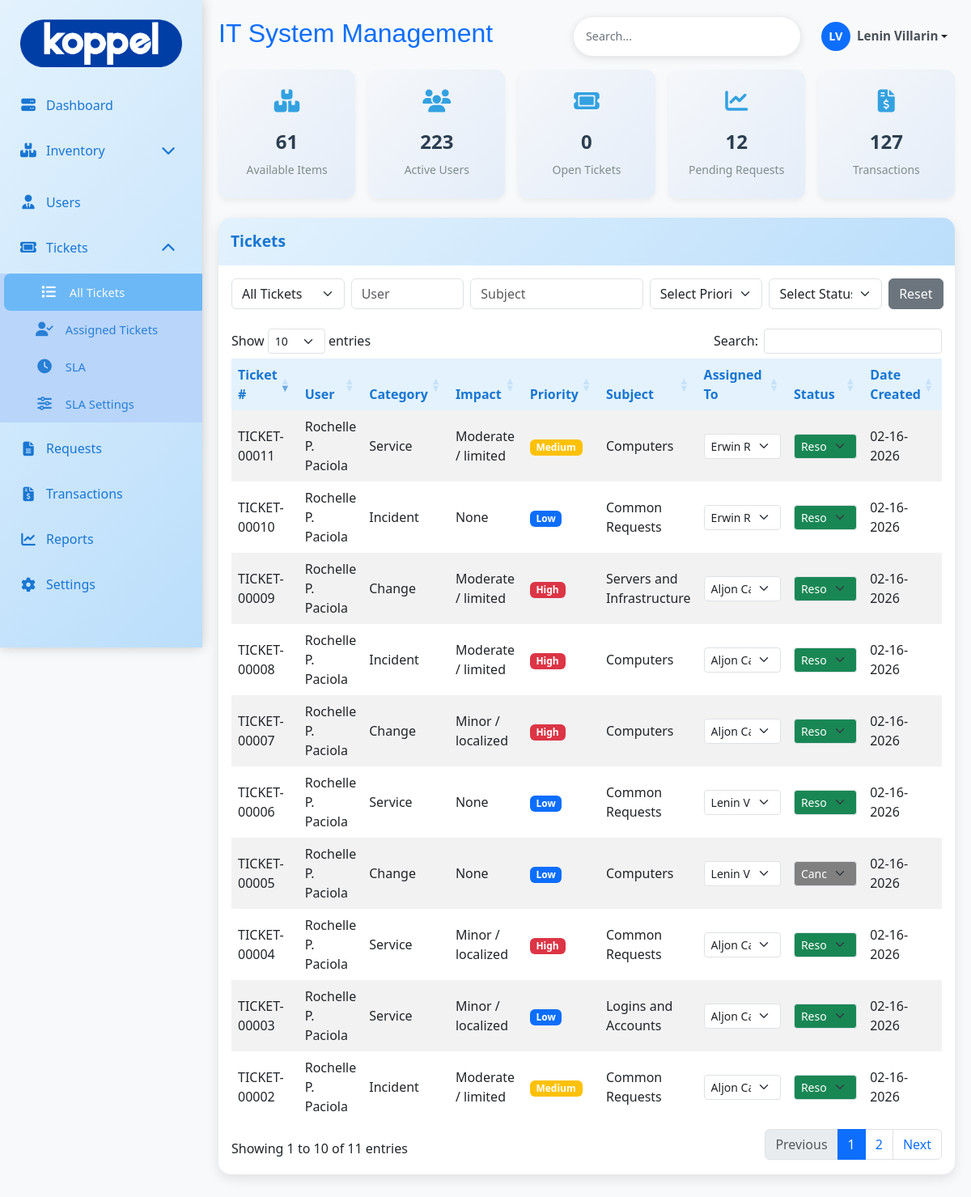
/admin/tickets.php (signed in), run on the app's committed database.
### tables this page shows
CREATE TABLE `ticket_tb` (
  `ticket_id` int(11) NOT NULL,
  `ticket_number` varchar(20) DEFAULT NULL,
  `user_id` int(11) DEFAULT NULL,
  `fullname` varchar(100) DEFAULT NULL,
  `email` varchar(100) DEFAULT NULL,
  `company` varchar(100) DEFAULT NULL,
  `department` varchar(100) DEFAULT NULL,
  `priority` varchar(50) NOT NULL,
  `urgency` varchar(50) NOT NULL,
  `impact` varchar(70) NOT NULL,
  `ticket_category` varchar(20) DEFAULT NULL,
  `subject` varchar(255) DEFAULT NULL,
  `subject_details` varchar(200) DEFAULT NULL,
  `issue` text DEFAULT NULL,
  `status` varchar(20) DEFAULT 'open',
  `date_created` timestamp NOT NULL DEFAULT current_timestamp(),
  `assigned_to` int(11) NOT NULL
);

CREATE TABLE `user_tb` (
  `user_id` int(11) NOT NULL,
  `emp_id` varchar(50) NOT NULL,
  `fullname` varchar(150) NOT NULL,
  `position` varchar(100) NOT NULL,
  `email` varchar(150) DEFAULT NULL,
  `department` varchar(100) DEFAULT NULL,
  `company` varchar(50) NOT NULL,
  `area` varchar(150) NOT NULL,
  `user_type` varchar(30) NOT NULL,
  `date_hired` timestamp NOT NULL DEFAULT current_timestamp() ON UPDATE current_timestamp(),
  `date_resigned` varchar(100) DEFAULT NULL,
  `created_at` timestamp NOT NULL DEFAULT current_timestamp(),
  `password` varchar(255) DEFAULT NULL,
  `is_active` tinyint(1) NOT NULL DEFAULT 1,
  `reset_token` varchar(255) DEFAULT NULL,
  `reset_token_expiry` datetime DEFAULT NULL
);

### admin/tickets.php (the view, shortened to what this page needs)
<?php
include 'db/db.php';
$adminId = $_SESSION['user_id'];
$admins = [];
$adminQuery = "
    SELECT user_id, fullname
    FROM user_tb
    WHERE user_type = 'admin'
    ORDER BY fullname ASC
";
$adminResult = $conn->query($adminQuery);
if ($adminResult && $adminResult->num_rows > 0) {
    while ($row = $adminResult->fetch_assoc()) {
        $admins[] = $row;
    }
}
$sql = "
SELECT
    t.*,
    u.fullname AS user_fullname,
    a.fullname AS assigned_admin
FROM ticket_tb t
LEFT JOIN user_tb u ON t.user_id = u.user_id
LEFT JOIN user_tb a
    ON t.assigned_to = a.user_id
    AND a.user_type = 'admin'
ORDER BY t.ticket_id DESC
";
$result = $conn->query($sql);
?>
<!DOCTYPE html>
<html lang="en">
<head>
<link href="https://cdn.jsdelivr.net/npm/bootstrap@5.3.0/dist/css/bootstrap.min.css" rel="stylesheet">
<link href="https://cdnjs.cloudflare.com/ajax/libs/font-awesome/6.4.0/css/all.min.css" rel="stylesheet">
<link href="asset/css/main.css" rel="stylesheet">
<link href="asset/css/menu.css" rel="stylesheet">
<link href="https://cdn.datatables.net/1.13.6/css/dataTables.bootstrap5.min.css" rel="stylesheet">
</head>
<body>
<div class="sidebar col-md-2" id="sidebar" style="height: 100vh; width: 250px;">
</div>
<div class="main-content" id="mainContent">
<?php include 'header.php'; ?>
<div class="card">
<div class="card-header">
    <span>Tickets</span>
</div>
<div class="card-body table-responsive">
<!-- <div class="d-flex flex-wrap gap-2 mb-3">
    <button class="btn btn-outline-primary status-filter active" data-status="">All</button>
    <button class="btn btn-outline-primary status-filter" data-status="waiting for support">Waiting for Support</button>
    <button class="btn btn-outline-primary status-filter" data-status="waiting for customer">Waiting for Customer</button>
    <button class="btn btn-outline-primary status-filter" data-status="in progress">In Progress</button>
    <button class="btn btn-outline-primary status-filter" data-status="pending">Pending</button>
    <button class="btn btn-outline-primary status-filter" data-status="escalated">Escalated</button>
    <button class="btn btn-outline-primary status-filter" data-status="resolved">Resolved</button>
    <button class="btn btn-outline-primary status-filter" data-status="canceled">Canceled</button>
    <button class="btn btn-outline-primary status-filter" data-status="closed">Closed</button>
</div> -->
<div class="row g-2">
   <div class="col-md-2">
         <select id="assignedFilter" class="form-select">
            <option value="all" selected>All Tickets</option>
        </select>
    </div>
    <div class="col-md-2">
        <input type="text" id="userFilter" class="form-control" placeholder="User">
    </div>
    <div class="col-md-3">
        <input type="text" id="subjectFilter" class="form-control" placeholder="Subject">
    </div>
        <div class="col-md-2">
        <select id="priorityFilter" class="form-select">
            <option value="">Select Priority</option>
        </select>
    </div>
    <div class="col-md-2">
        <select id="statusSelectFilter" class="form-select">
            <option value="">Select Status</option>
        </select>
    </div>
    <div class="col-md-1 d-grid">
        <button id="clearFilters" class="btn btn-secondary">
             Reset
        </button>
    </div>
</div><br>
<table id="ticketsTable" class="table table-hover table-striped">
<thead>
<tr>
    <th>Ticket #</th>
    <th>User</th>
    <th>Category</th>
    <th>Impact</th>
    <th>Priority</th>
    <th>Subject</th>
    <th style="width: 135px;">Assigned To</th>
    <th style="width: 160px;">Status</th>
    <th>Date Created</th>
</tr>
</thead>
<tbody >
<?php while ($ticket = $result->fetch_assoc()): ?>
<tr
    data-ticket-id="<?= $ticket['ticket_id'] ?>"
    data-status="<?= strtolower($ticket['status']) ?>"
    data-assigned="<?= $ticket['assigned_to'] == $adminId ? 'yes' : 'no' ?>">
    <td><?= htmlspecialchars($ticket['ticket_number']) ?></td>
    <td><?= htmlspecialchars($ticket['user_fullname']) ?></td>
    <td><?= ucfirst($ticket['ticket_category']) ?></td>
    <td><?= ucfirst($ticket['impact']) ?></td>
    <td>
        <span class="badge badge-priority-<?= strtolower($ticket['priority']) ?>">
            <?= ucfirst($ticket['priority']) ?>
        </span>
    </td>
    <td><?= htmlspecialchars($ticket['subject']) ?></td>
<td onclick="event.stopPropagation();" style="width:135px;">
    <select class="form-select form-select-sm assign-admin
            <?= empty($ticket['assigned_to']) ? 'select-unassigned' : '' ?>"
            data-ticket-id="<?= $ticket['ticket_id'] ?>"
            data-current="<?= $ticket['assigned_to'] ?>">
        <?php foreach ($admins as $admin): ?>
            <option value="<?= $admin['user_id'] ?>"
                <?= ($ticket['assigned_to'] == $admin['user_id']) ? 'selected' : '' ?>>
                <?= htmlspecialchars($admin['fullname']) ?>
            </option>
        <?php endforeach; ?>
    </select>
</td>
<?php
$statusFlow = [
    'waiting for support' => ['waiting for support','waiting for customer','in progress','escalated','pending','canceled','resolved'],
    'pending' => ['pending','waiting for support','in progress','canceled','resolved'],
    'waiting for customer' => ['waiting for customer','waiting for support','escalated','canceled','resolved'],
    'in progress' => ['in progress','pending','canceled','resolved'],
    'escalated' => ['escalated','in progress'],
    'canceled' => ['canceled','closed', 'reopened'],
    'resolved' => ['resolved','closed', 'reopened'],
    'reopened' => ['reopened','waiting for support','waiting for customer','in progress','escalated','pending','canceled','resolved'],
    'closed' => ['closed']
];
$currentStatus = strtolower($ticket['status']);
$allowedStatuses = $statusFlow[$currentStatus] ?? [$currentStatus];
?>
<td class="status-cell" onclick="event.stopPropagation();" style="width:150px;">
    <select class="form-select form-select-sm status-select status-<?= str_replace(' ', '-', $currentStatus) ?>"
            data-ticket-id="<?= $ticket['ticket_id'] ?>"
            data-current="<?= $currentStatus ?>">
        <?php foreach ($allowedStatuses as $statusOption): ?>
            <option value="<?= $statusOption ?>" <?= $statusOption == $currentStatus ? 'selected' : '' ?>>
                <?= ucwords($statusOption) ?>
            </option>
        <?php endforeach; ?>
    </select>
</td>
    <td><?= date('m-d-Y', strtotime($ticket['date_created'])) ?></td>
</tr>
<?php endwhile; ?>
</tbody>
</table>
</div>
</div>
</div>
</body>
</html>

### admin/asset/css/main.css (style rules this page uses)
:root { --light-blue: #e3f2fd; --medium-blue: #bbdefb; --dark-blue: #90caf9; --accent-blue: #64b5f6; --text-blue: #1976d2; }
body { background-color: #f8f9fa; font-family: 'Segoe UI', Tahoma, Geneva, Verdana, sans-serif; }
.sidebar { background: linear-gradient(135deg, var(--light-blue), var(--medium-blue)); min-height: 100vh; box-shadow: 0 0 15px rgba(0,0,0,0.1); position: fixed; top: 0; left: 0; z-index: 1000; transition: all 0.3s ease; }
.main-content { margin-left: 250px; padding: 20px; transition: margin-left 0.3s ease; }
.card { border: none; border-radius: 15px; box-shadow: 0 5px 15px rgba(0,0,0,0.1); margin-bottom: 10px; background: white; transition: transform 0.3s ease; }
.card-header { background: linear-gradient(135deg, var(--light-blue), var(--medium-blue)); border-bottom: none; padding: 15px; border-radius: 15px 15px 0 0 !important; color: var(--text-blue); font-weight: 600; font-size: 1.2rem; }
.table th { background-color: var(--light-blue); color: var(--text-blue); font-weight: 600; border: none; }
.table td { vertical-align: middle; border: none; }

### admin/tickets.php (style rules this page uses)
.badge-priority-high { background-color: #dc3545; }
.badge-priority-medium { background-color: #ffc107; }
.badge-priority-low { background-color: #0d6efd; }
.status-resolved { background-color: #198754; color: white; }
.status-canceled { background-color: grey; color: white; }

### admin/sidebar.php (style rules this page uses)
.sidebar { height: 100vh; width: 250px; background-color: #212529; overflow-y: auto; overflow-x: hidden; scrollbar-width: none; -ms-overflow-style: none; }

### data on the page
ticket_tb: ticket_number "TICKET-00011", user.fullname "Rochelle P. Paciola", ticket_category "Service", impact "Moderate / limited", priority "Medium", subject "Computers", assigned_to+ticket_id "Erwin R. Gallardo", status+ticket_id "Resolved", date_created "02-16-2026"
ticket_tb: ticket_number "TICKET-00010", user.fullname "Rochelle P. Paciola", ticket_category "Incident", impact "None", priority "Low", subject "Common Requests", assigned_to+ticket_id "Erwin R. Gallardo", status+ticket_id "Resolved", date_created "02-16-2026"
ticket_tb: ticket_number "TICKET-00009", user.fullname "Rochelle P. Paciola", ticket_category "Change", impact "Moderate / limited", priority "High", subject "Servers and Infrastructure", assigned_to+ticket_id "Aljon Cardeno", status+ticket_id "Resolved", date_created "02-16-2026"
ticket_tb: ticket_number "TICKET-00008", user.fullname "Rochelle P. Paciola", ticket_category "Incident", impact "Moderate / limited", priority "High", subject "Computers", assigned_to+ticket_id "Aljon Cardeno", status+ticket_id "Resolved", date_created "02-16-2026"
ticket_tb: ticket_number "TICKET-00007", user.fullname "Rochelle P. Paciola", ticket_category "Change", impact "Minor / localized", priority "High", subject "Computers", assigned_to+ticket_id "Aljon Cardeno", status+ticket_id "Resolved", date_created "02-16-2026"
ticket_tb: ticket_number "TICKET-00006", user.fullname "Rochelle P. Paciola", ticket_category "Service", impact "None", priority "Low", subject "Common Requests", assigned_to+ticket_id "Lenin Villarin", status+ticket_id "Resolved", date_created "02-16-2026"
ticket_tb: ticket_number "TICKET-00005", user.fullname "Rochelle P. Paciola", ticket_category "Change", impact "None", priority "Low", subject "Computers", assigned_to+ticket_id "Lenin Villarin", status+ticket_id "Canceled", date_created "02-16-2026"
ticket_tb: ticket_number "TICKET-00004", user.fullname "Rochelle P. Paciola", ticket_category "Service", impact "Minor / localized", priority "High", subject "Common Requests", assigned_to+ticket_id "Aljon Cardeno", status+ticket_id "Resolved", date_created "02-16-2026"
ticket_tb: ticket_number "TICKET-00003", user.fullname "Rochelle P. Paciola", ticket_category "Service", impact "Minor / localized", priority "Low", subject "Logins and Accounts", assigned_to+ticket_id "Aljon Cardeno", status+ticket_id "Resolved", date_created "02-16-2026"
ticket_tb: ticket_number "TICKET-00002", user.fullname "Rochelle P. Paciola", ticket_category "Incident", impact "Moderate / limited", priority "Medium", subject "Common Requests", assigned_to+ticket_id "Aljon Cardeno", status+ticket_id "Resolved", date_created "02-16-2026"

### other printed values
substr($initials, 0, 2) "LV"
$_SESSION['fullname'] "Lenin Villarin"
$itemCount "61"
$userCount "223"
$ticketCount "0"
$requestCount "12"
$transactionCount "127"
